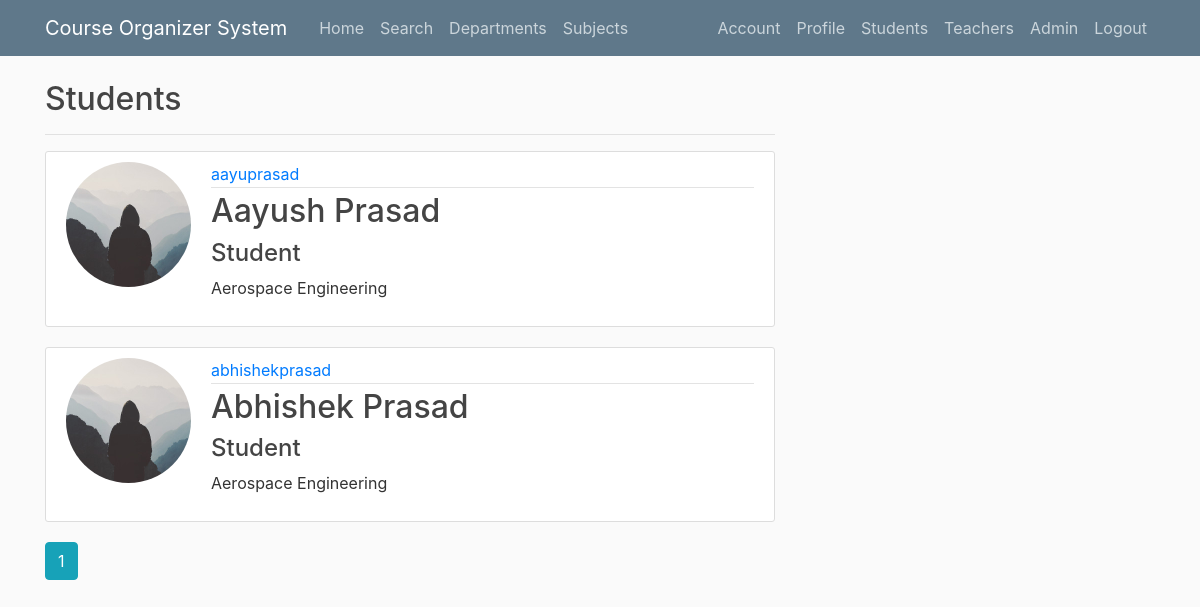
/students (signed in), run on the app's committed database.
### cos/models.py (models this page shows, shortened)
class User(db.Model, UserMixin):
    id = db.Column(db.Integer, primary_key=True)
    username = db.Column(db.String(20), unique=True, nullable=False)
    first_name = db.Column(db.String(20), nullable=False)
    last_name = db.Column(db.String(20), nullable=True)
    email = db.Column(db.String(120), unique=True, nullable=False)
    image_file = db.Column(db.String(20), nullable=False,
                           default='default.jpg')
    password = db.Column(db.String(60), nullable=False)
    posts = db.relationship('Post', backref='author', lazy=True)
    subjects = db.relationship('Subject', backref='student', lazy=True)
    reviews = db.relationship('Review', backref='reviewer', lazy=True)
    department_id = db.Column(
        db.Integer, db.ForeignKey('department.id'), nullable=True)
    rollno = db.Column(db.String(10), nullable=True)
    title = db.Column(db.String(10), nullable=False)
    followed = db.relationship('User',
                               secondary=followers,
                               primaryjoin=(followers.c.follower_id == id),
                               secondaryjoin=(followers.c.followed_id == id),
                               backref=db.backref('followers', lazy='dynamic'),
                               lazy='dynamic')

class Department(db.Model):
    id = db.Column(db.Integer, primary_key=True)
    title = db.Column(db.String(100), nullable=False)
    subjects = db.relationship('Subject', backref='author', lazy=True)
    persons = db.relationship('User', backref='division', lazy=True)

### cos/routes.py (the view)
@app.route("/students")
@login_required
def students():
    page = request.args.get('page', 1, type=int)
    students = User.query.filter_by(title='1').order_by(
        User.username.asc()).paginate(page=page, per_page=5)
    department_list = [i.title for i in Department.query.all()]
    return render_template('students.html', students=students, department_list=department_list)

### cos/models.py (called while the page is built)
@login_manager.user_loader
def load_user(user_id):
    return User.query.get(int(user_id))

### cos/templates/students.html
{% extends "layout.html" %}
{% block content %}
<h2> Students </h2>
<hr>
    {% for student in students.items %}
        <article class="media content-section">
          <img class="rounded-circle account-img" src="{{ url_for('static', filename='profile_pics/' + student.image_file) }}">
          <div class="media-body">
            <div class="article-metadata">
              <a class="mr-2" href="{{ url_for('user_posts', username=student.username) }}">{{ student.username }}</a>
            </div>
            <h2><a class="article-title">{{ student.first_name }} {{ student.last_name }}</a></h2>
            <h4>Student</h4>
            <p class="article-content">{{ department_list[student.department_id-1] }}</p>
          </div>
        </article>
    {% endfor %}
    {% for page_num in students.iter_pages(left_edge=1, right_edge=1, left_current=1, right_current=2) %}
      {% if page_num %}
        {% if students.page == page_num %}
          <a class="btn btn-info mb-4" href="{{ url_for('students', page=page_num) }}">{{ page_num }}</a>
        {% else %}
          <a class="btn btn-outline-info mb-4" href="{{ url_for('students', page=page_num) }}">{{ page_num }}</a>
        {% endif %}
      {% else %}
        ...
      {% endif %}
    {% endfor %}
{% endblock content %}

### cos/static/main.css (style rules this page uses)
body { background: #fafafa; color: #333333; margin-top: 5rem; }
h1, h2, h3, h4, h5, h6 { color: #444444; }
.content-section { background: #ffffff; padding: 10px 20px; border: 1px solid #dddddd; border-radius: 3px; margin-bottom: 20px; }
.article-title { color: #444444; }
.article-content { white-space: pre-line; }
.article-metadata { padding-bottom: 1px; margin-bottom: 4px; border-bottom: 1px solid #e3e3e3 }
.account-img { height: 125px; width: 125px; margin-right: 20px; margin-bottom: 16px; }

### data on the page
User: image_file (placeholder picture), username "aayuprasad", first_name "Aayush", last_name "Prasad"
Department: title "Aerospace Engineering"
User: image_file (placeholder picture), username "abhishekprasad", first_name "Abhishek", last_name "Prasad"

### other printed values
{{ page_num }} "1"
